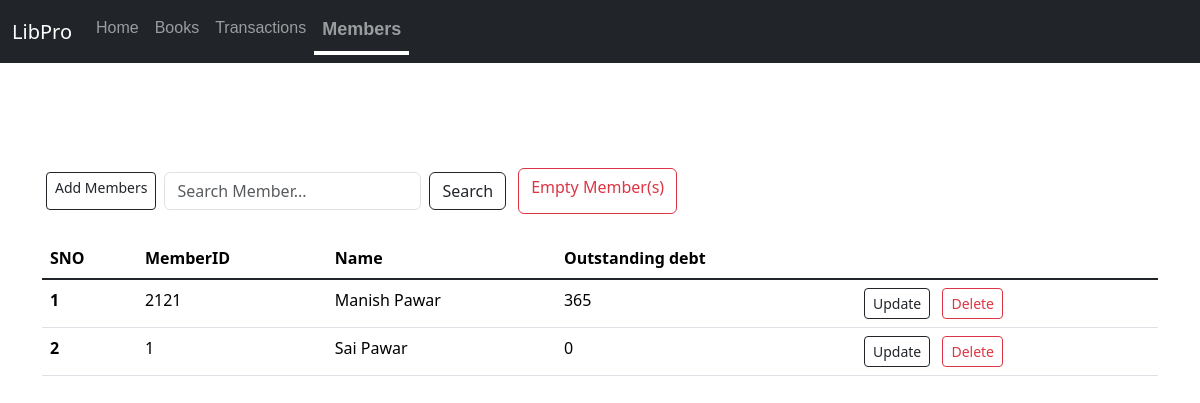
The app's page /members, older data.
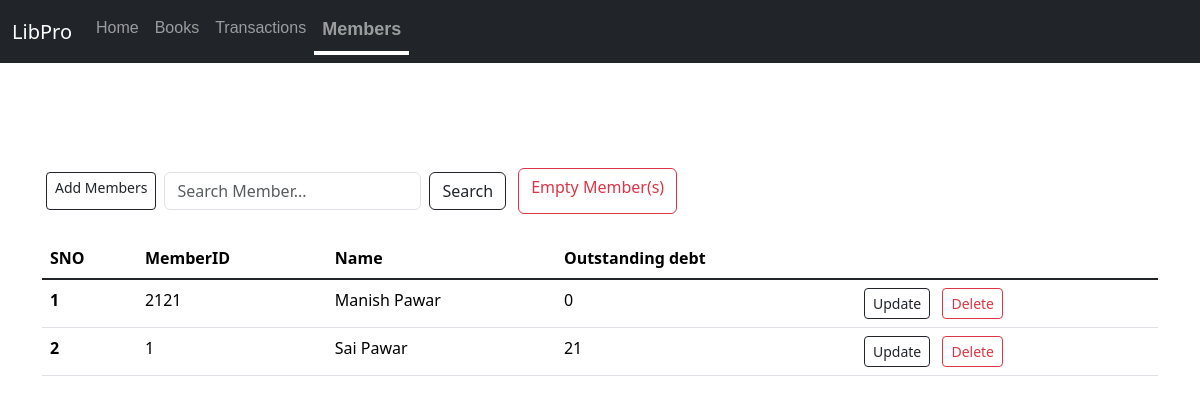
The same page, newer data.
### app.py (models this page shows)
class Members(db.Model):
    sno = db.Column(db.Integer, primary_key=True)
    memberid = db.Column(db.String(10),  nullable=False,unique=True)
    name = db.Column(db.String(30), nullable=False)
    outstanding_debt = db.Column(db.Integer, nullable=False)

### app.py (the view, shortened to what this page needs)
@app.route('/<string:table>',methods=['GET','POST'])
def view(table):
    record_class=globals().get(table.capitalize())
    if record_class is None:
        return redirect('/')
    else:
        allrecords=record_class.query.all()
        return render_template(f'{table}.html',allrecords=allrecords)

### templates/members.html (shortened to what this page needs)
{% extends 'base.html' %}
{% block body %}
<div style="display:flex" class="container my-4">
  <a href="/addrecord/members" class="add btn btn-outline-dark btn-sm mx-1 my-1" type="button">Add Members</a>
<form style="width:fit-content" class="d-flex mx-1 my-1" method="POST" action="/search/members" role="search">
  <input class="form-control me-2" name="searchitem"  id="searchmember" type="search" placeholder="Search Member..." aria-label="Search">
  <button class="btn btn-outline-dark"  type="submit">Search</button>
</form>
<a class="btn btn-outline-danger mx-2" href="/empty/members" type="button">Empty Member(s)</a>
</div>
<div class="container">
    <table class="table">
        <thead>
          <tr>
            <th scope="col">SNO</th>
            <th scope="col">MemberID</th>
            <th scope="col">Name</th>
            <th scope="col">Outstanding debt</th>
          </tr>
        </thead>
        <tbody class="table-group-divider">
          {% for records in allrecords  %}
          <tr>
            <th scope="row">{{loop.index}}</th>
            <td>{{records.memberid}}</td>
            <td>{{records.name}}</td>
            <td>{{records.outstanding_debt}}</td>
            <td>
              <a href="/updaterecord/members/{{records.sno}}" type="button" class="btn btn-outline-dark btn-sm mx-1">Update</a>
              <a href="/deleterecord/members/{{records.sno}}" type="button" class="btn btn-outline-danger btn-sm mx-1">Delete</a>
            </td>
          </tr>
          {% endfor %}
        </tbody>
      </table>
</div>
{% endblock body %}

Row changes from the older to the newer data that the page shows:
changed Members "Manish Pawar": outstanding_debt "365" → "0"
changed Members "Sai Pawar": outstanding_debt "0" → "21"
